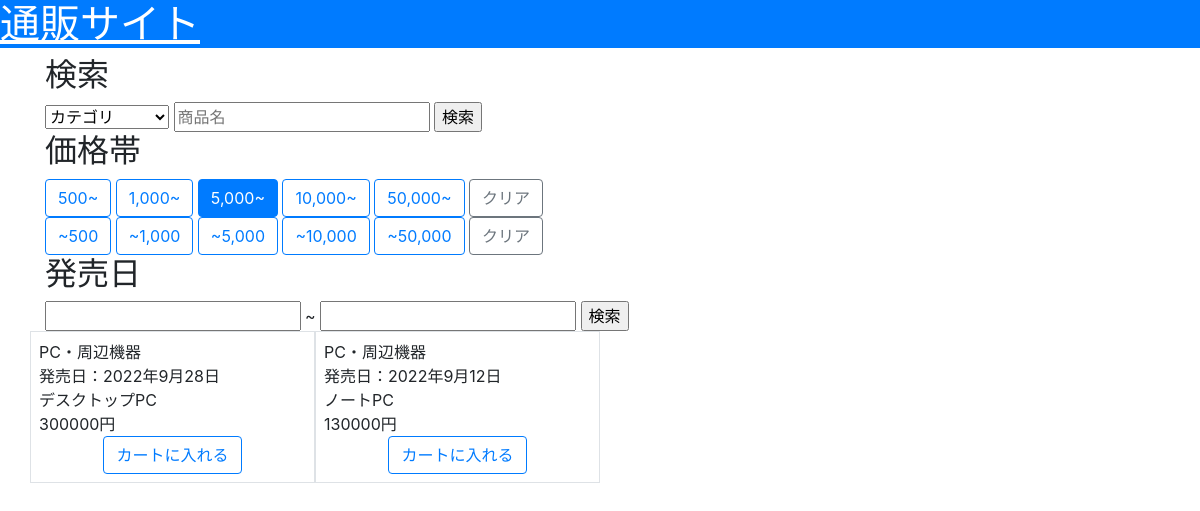
/?min_price=5000, run on the app's committed database.
### shop/models.py (models this page shows, shortened)
class Product(models.Model):
    dt          = models.DateTimeField(verbose_name="投稿日時", default=timezone.now)
    name        = models.CharField(verbose_name="商品名", max_length=50)
    category    = models.ForeignKey(Category, verbose_name="カテゴリ", on_delete=models.CASCADE)
    price       = models.IntegerField(verbose_name="価格")
    release     = models.DateField(verbose_name="発売日")

class Category(models.Model):
    dt      = models.DateTimeField(verbose_name="投稿日時", default=timezone.now)
    name    = models.CharField(verbose_name="カテゴリ名", max_length=10)
    def str_id(self):
        return str(self.id)

### shop/views.py (the view)
class IndexView(View):
    def get(self, request, *args, **kwargs):
        context = {}
        query   = Q()
        if "search" in request.GET:
            search      = request.GET["search"]
            raw_words   = search.replace("　"," ").split(" ")
            words       = [ w for w in raw_words if w != ""]
            for w in words:
                query &= Q(name__contains=w)
        form    = CategorySearchForm(request.GET)
        if form.is_valid():
            cleaned = form.clean()
            query   &= Q(category=cleaned["category"].id)
        form        = ProductMaxPriceForm(request.GET)
        if form.is_valid():
            cleaned = form.clean()
            query   &= Q(price__lte=cleaned["max_price"])
        form        = ProductMinPriceForm(request.GET)
        if form.is_valid():
            cleaned = form.clean()
            query   &= Q(price__gte=cleaned["min_price"])
        start_release = ""
        end_release = ""
        form        = StartReleaseForm(request.GET)
        if form.is_valid():
            cleaned = form.clean()
            query   &= Q(release__gte=cleaned["start_release"])
            start_release = cleaned["start_release"]
        form        = EndReleaseForm(request.GET)
        if form.is_valid():
            cleaned = form.clean()
            query   &= Q(release__lte=cleaned["end_release"])
            end_release = cleaned["end_release"]
        if start_release != "" and end_release != "":
            if start_release >= end_release:
                return redirect("shop:index")
        context["products"]     = Product.objects.filter(query).order_by("-release")
        context["categories"]   = Category.objects.all().order_by("-dt")
        return render(request, "shop/index.html", context)

### shop/templatetags/param_change.py (called while the page is built)
@register.simple_tag()
def url_replace(request, key, value):
    copied      = request.GET.copy()
    copied[key] = value
    return copied.urlencode()

### templates/shop/index.html (shortened to what this page needs)
{% load static %}
{% load param_change %}
<!DOCTYPE html>
<html lang="ja">
    <head>
        <link rel="stylesheet" href="https://stackpath.bootstrapcdn.com/bootstrap/4.4.1/css/bootstrap.min.css">
    <link rel="stylesheet" href="https://cdn.jsdelivr.net/npm/flatpickr/dist/flatpickr.min.css">
    </head>
    <body>
        <h1 class="bg-primary">
            <a class="text-white" href="{% url 'shop:index' %}">通販サイト</a>
        </h1>
        <main class="container">
            <h2>検索</h2>
            <form action="">
                <select name="category">
                    <option value="">カテゴリ</option>
                </select>
                <input type="text" name="search" placeholder="商品名" value="{{ request.GET.search }}">
                <input id="search" type="button" value="検索">
            </form>
            <h2>価格帯</h2>
            <div>
                <a class="btn btn{% if request.GET.min_price != '500'   %}-outline{% endif %}-primary" href="?{% url_replace request 'min_price' 500   %}">500~</a>
                <a class="btn btn{% if request.GET.min_price != '1000'  %}-outline{% endif %}-primary" href="?{% url_replace request 'min_price' 1000  %}">1,000~</a>
                <a class="btn btn{% if request.GET.min_price != '5000'  %}-outline{% endif %}-primary" href="?{% url_replace request 'min_price' 5000  %}">5,000~</a>
                <a class="btn btn{% if request.GET.min_price != '10000' %}-outline{% endif %}-primary" href="?{% url_replace request 'min_price' 10000 %}">10,000~</a>
                <a class="btn btn{% if request.GET.min_price != '50000' %}-outline{% endif %}-primary" href="?{% url_replace request 'min_price' 50000 %}">50,000~</a>
                <a class="btn btn-outline-secondary" href="?{% url_replace request 'min_price' '' %}">クリア</a>
            </div>
            <div>
                <a class="btn btn{% if request.GET.max_price != '500'   %}-outline{% endif %}-primary" href="?{% url_replace request 'max_price' 500   %}">~500</a>
                <a class="btn btn{% if request.GET.max_price != '1000'  %}-outline{% endif %}-primary" href="?{% url_replace request 'max_price' 1000  %}">~1,000</a>
                <a class="btn btn{% if request.GET.max_price != '5000'  %}-outline{% endif %}-primary" href="?{% url_replace request 'max_price' 5000  %}">~5,000</a>
                <a class="btn btn{% if request.GET.max_price != '10000' %}-outline{% endif %}-primary" href="?{% url_replace request 'max_price' 10000 %}">~10,000</a>
                <a class="btn btn{% if request.GET.max_price != '50000' %}-outline{% endif %}-primary" href="?{% url_replace request 'max_price' 50000 %}">~50,000</a>
                <a class="btn btn-outline-secondary" href="?{% url_replace request 'max_price' '' %}">クリア</a>
            </div>
            <h2>発売日</h2>
            <form action="">
                <input class="date mr-1" name="start_release" value="{{ request.GET.start_release }}">~
                <input class="date" name="end_release" value="{{ request.GET.end_release }}">
                <input id="search_release" type="button" value="検索">
            </form>
            <div class="row">
                {% for product in products %}
                <div class="col-sm-3 border p-2">
                    <div>{{ product.category.name }}</div>
                    <div>発売日：{{ product.release }}</div>
                    <div>{{ product.name }}</div>
                    <div>{{ product.price }}円</div>
                    <div class="text-center">
                        <input class="btn btn-outline-primary" type="button" value="カートに入れる">
                    </div>
                </div>
                {% endfor %}
            </div>
        </main>
    </body>
</html>

### data on the page
Product: category.name "PC・周辺機器", release "2022年9月28日", name "デスクトップPC", price "300000"
Product: category.name "PC・周辺機器", release "2022年9月12日", name "ノートPC", price "130000"
